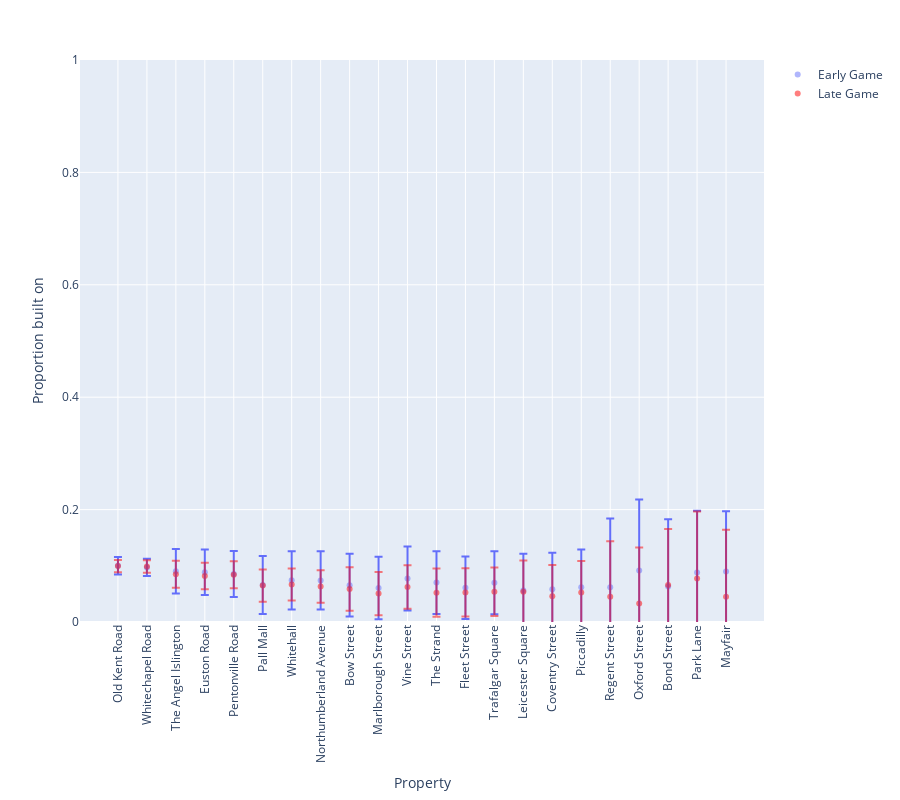

The code cell stored with this chart in its notebook:
### Code cell
plot_action_proportions(df_build, 'Proportion built on (early game)', 
                        'Proportion built on (late game)', 'Proportion built on', 21)

### Figure 1 — Plotly figure (JSON) as saved in the notebook; plotly's stock layout.template omitted (floating-point values rounded to 4 significant figures)
{"data": [{"error_y": {"array": [0.01548, 0.01541, 0.03965, 0.04047, 0.04102, 0.05162, 0.05181, 0.05199, 0.05584, 0.05573, 0.05682, 0.05579, 0.05561, 0.05603, 0.06523, 0.06503, 0.06722, 0.1221, 0.1262, 0.1195, 0.1096, 0.1071]}, "hovertemplate": "Property=%{x}<br>Proportion built on (early game)=%{y}<extra></extra>", "legendgroup": "", "marker": {"color": "#636efa", "opacity": 0.5, "symbol": "circle"}, "mode": "markers", "name": "Early Game", "orientation": "v", "showlegend": true, "type": "scatter", "x": ["Old Kent Road", "Whitechapel Road", "The Angel Islington", "Euston Road", "Pentonville Road", "Pall Mall", "Whitehall", "Northumberland Avenue", "Bow Street", "Marlborough Street", "Vine Street", "The Strand", "Fleet Street", "Trafalgar Square", "Leicester Square", "Coventry Street", "Piccadilly", "Regent Street", "Oxford Street", "Bond Street", "Park Lane", "Mayfair"], "xaxis": "x", "y": [0.1001, 0.09716, 0.09024, 0.08832, 0.08534, 0.06571, 0.07423, 0.07405, 0.06555, 0.06056, 0.07745, 0.07012, 0.06109, 0.06992, 0.05621, 0.05807, 0.06196, 0.06195, 0.09174, 0.06329, 0.08814, 0.09003], "yaxis": "y"}, {"error_y": {"array": [0.01096, 0.01094, 0.024, 0.02367, 0.02393, 0.02878, 0.02858, 0.02881, 0.03876, 0.0384, 0.03858, 0.04291, 0.04297, 0.04321, 0.05593, 0.05577, 0.05634, 0.09891, 0.09959, 0.0999, 0.1192, 0.1193]}, "hovertemplate": "Property=%{x}<br>Proportion built on (late game)=%{y}<extra></extra>", "legendgroup": "", "marker": {"color": "red", "symbol": "circle"}, "mode": "markers", "name": "Late Game", "opacity": 0.5, "orientation": "v", "showlegend": true, "type": "scatter", "x": ["Old Kent Road", "Whitechapel Road", "The Angel Islington", "Euston Road", "Pentonville Road", "Pall Mall", "Whitehall", "Northumberland Avenue", "Bow Street", "Marlborough Street", "Vine Street", "The Strand", "Fleet Street", "Trafalgar Square", "Leicester Square", "Coventry Street", "Piccadilly", "Regent Street", "Oxford Street", "Bond Street", "Park Lane", "Mayfair"], "xaxis": "x", "y": [0.09957, 0.09874, 0.08516, 0.08189, 0.08396, 0.0648, 0.06678, 0.06315, 0.0588, 0.05051, 0.06223, 0.05209, 0.05271, 0.05383, 0.05362, 0.04561, 0.05241, 0.04482, 0.03297, 0.06571, 0.07724, 0.04472], "yaxis": "y"}], "layout": {"height": 800, "legend": {"tracegroupgap": 0}, "margin": {"t": 60}, "xaxis": {"anchor": "y", "domain": [0, 1], "tickangle": -90, "title": {"text": "Property"}}, "yaxis": {"anchor": "x", "domain": [0, 1], "range": [0, 1], "title": {"text": "Proportion built on"}}}}
